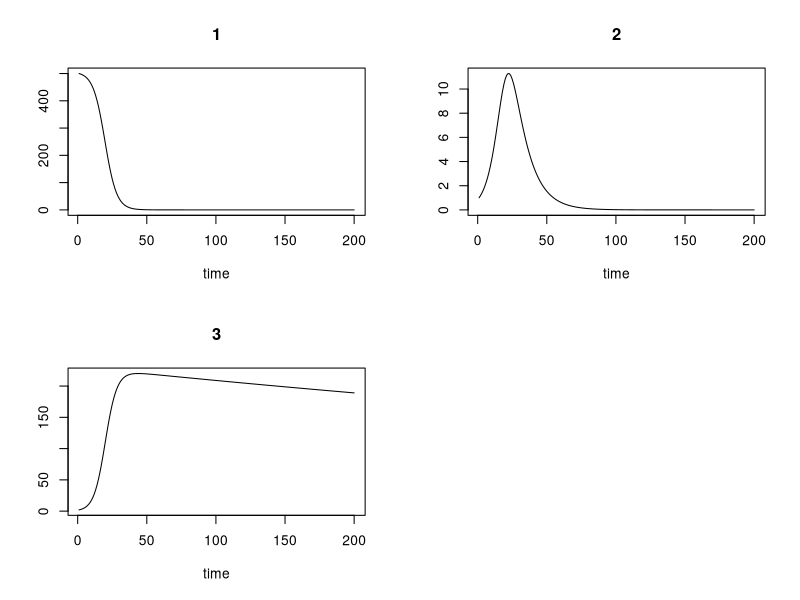
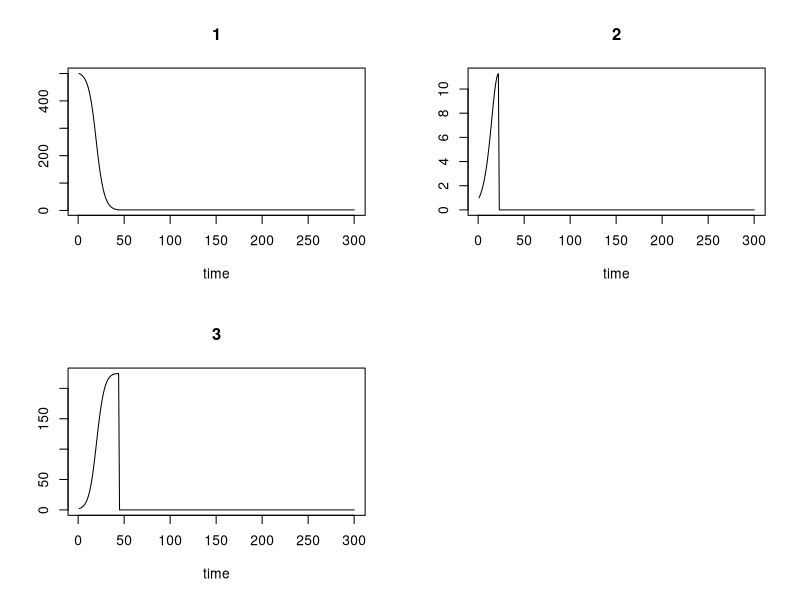
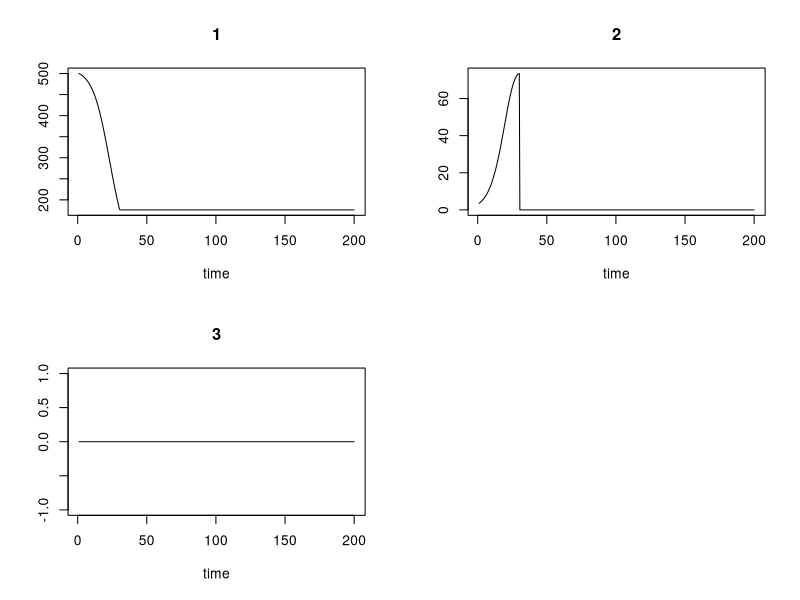
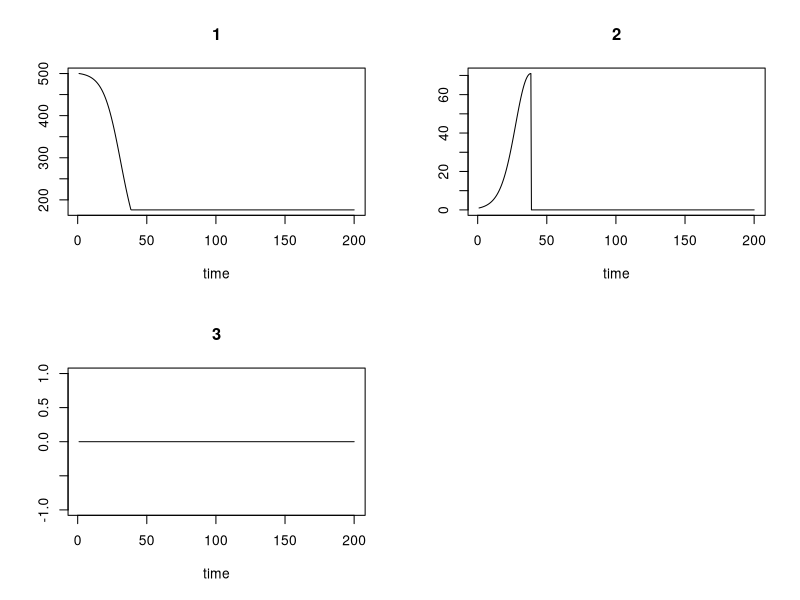
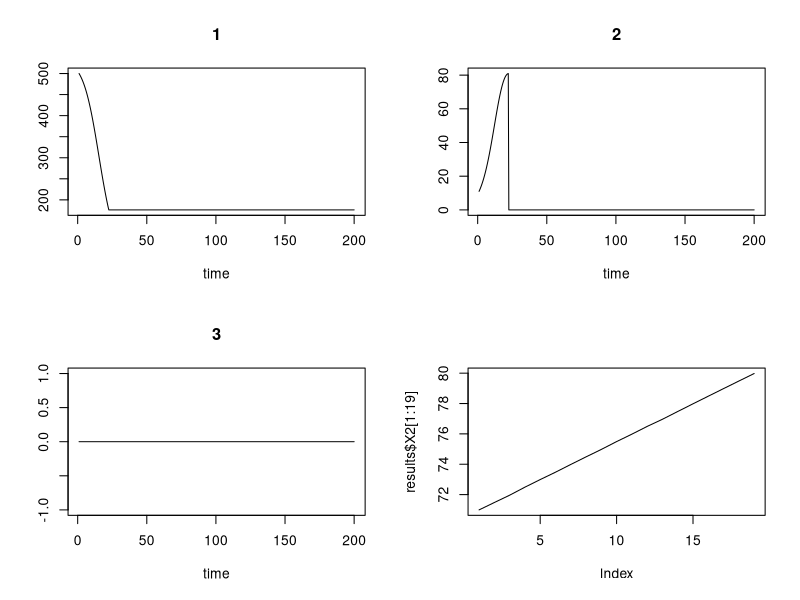
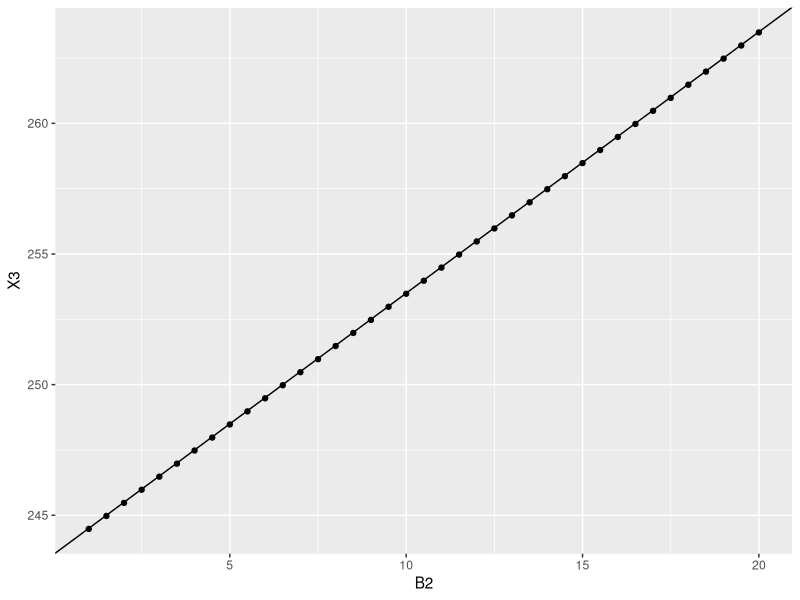
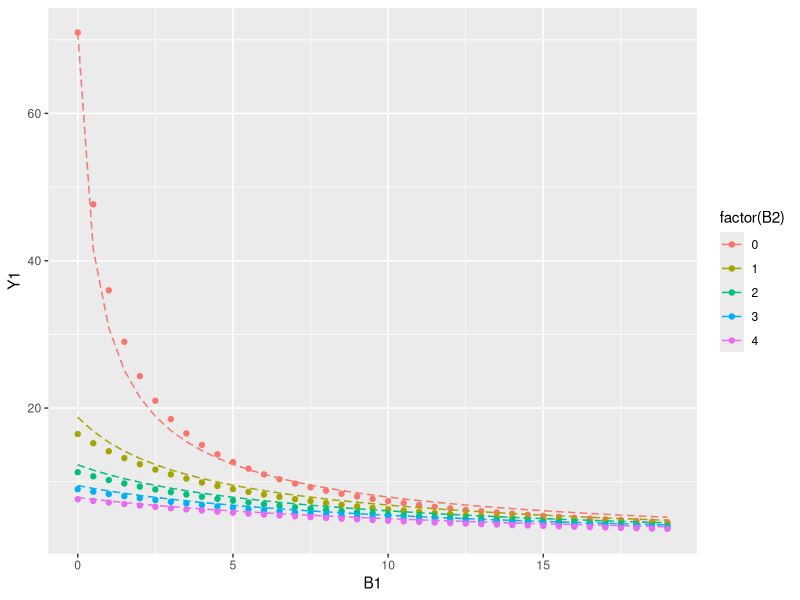
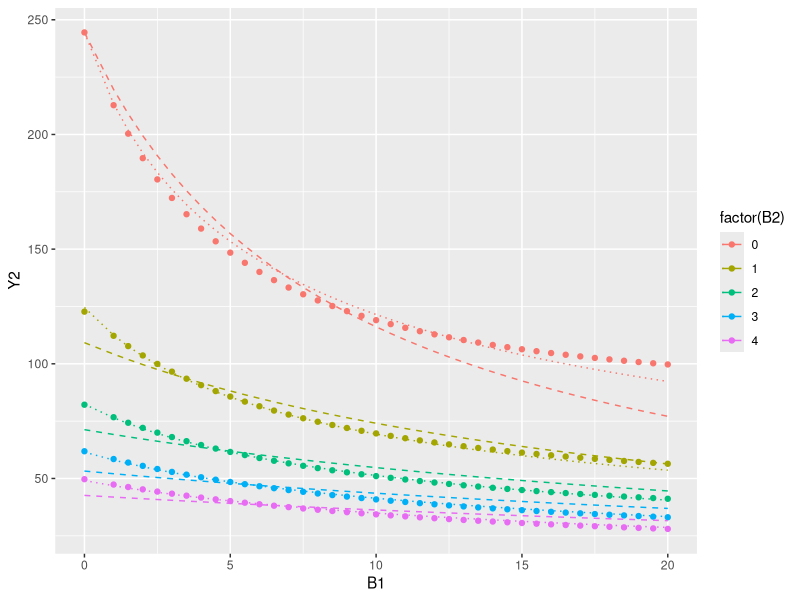

Write R code to recreate these figures, in order.
rm(list = ls())

dBdt <- function(B, R, q, u, m) { 
  B*(q*u*R - m )
}

dRdt <- function(R, B1, B2, u){ 
  
  0 - B1*u[1]*R - B2*u[2]*R  
  
}

grow <- function(t, state, parms ){ 
  
  R <- state[1]
  B1 <- state[2]
  B2 <- state[3]
  
  with(parms, { 
    dB1 <- dBdt( B1, R, q, u[1], m[1])
    dB2 <- dBdt( B2, R, q, u[2], m[2])
    dR  <- dRdt( R, B1, B2, u)
    
    
    return(list(c(dR = dR, dB1 = dB1, dB2 = dB2)))
  })
}
  
root <- function(t, state, parms) with(parms, { c(state[1]*q*u[1] - m[1], state[1]*q*u[2] - m[2]) } )

event <- function(t, state, parms) {
  with(parms, {
    B1_term <- state[1]*q*u[1] - m[1] < 1e-7 
    B2_term <- state[1]*q*u[2] - m[2] < 1e-7
    
    
    if(B1_term){ 
      state[2] <- 0 
    }
    
    if(B2_term){ 
      state[3] <- 0 
    }
  
      return(state)
  })
}

library(deSolve)

R_init <- 500
B_init <- c(1, 2)

parms <- list(u = c(0.00101, 0.001), 
               m = c(0.089, 0.001), q = 0.5)

state <- c(R_init, B_init)

out <- ode(state, times = 1:200, func = grow, parms = parms )

plot(out)

out <- ode(state, times = 1:300, func = grow, parms = parms, 
           rootfun = root, event = list(func = event, root = T))

plot( out )
out

state <- c(R_init, c(3.5,0))
out <- ode(state, times = seq(1,200, length = 500), func = grow, parms = parms, method = 'radau',
           rootfun = root, event = list(func = event, root = T))

plot( out )

B_init <- expand.grid( B1 = c(0, seq(1, 20, by = 0.5)), B2 = c(0, seq(1, 20, by = 0.5)))
B_init <- B_init[-1,]
B_init
out <- list() 

for( i in 1:nrow(B_init)){ 
  
  state[2] <- B_init[i,1]
  state[3] <- B_init[i,2]
  
  out[[i]] <- ode(state, times = seq(1,200, length = 500), func = grow, parms = parms, 
             rootfun = root, event = list(func = event, root = T), method = 'radau')
}

plot(out[[1]])
plot(out[[21]])

results <- do.call( rbind, lapply( out, function(x) apply( x, 2, max )))

results <- data.frame(B_init, results )

plot( results$X2[1:19 ], type = 'l' )

library(tidyverse)
library(stringr)

results %>% 
  filter( B1 == 0 ) %>% 
  ggplot( aes( x = B2, y = X3)) + 
  geom_point() + 
  geom_abline(aes(intercept = 243.5, slope = 1 ))


results <- 
  results %>% 
  mutate( Y1 = X2/B1, Y2 = X3/B2) %>% 
  select( - X1)


results <- 
  results %>% 
  gather( species, y, Y1, Y2)  %>% 
  mutate( B1 = ifelse( str_extract(species, '\\d+') == 1 & B1 > 0, B1 - 1, B1)) %>% 
  mutate( B2 = ifelse( str_extract(species, '\\d+') == 2 & B2 > 0, B2 - 1, B2)) 


results <- results %>% 
  filter( !is.na(y))

results <- results %>% 
  group_by( species) %>% 
  mutate( lambda = max(y))


form1 <- 'y ~ lambda/(1 + alpha.[1]*B1 + alpha.[2]*B2)^tau.'
form2 <- 'y ~ lambda/(1 + alpha.[1]*B1 + alpha.[2]*B2 + beta.*I(B1*B2))^tau.'
form3 <- 'y ~ lambda/(1 + alpha.[1]*B1 + alpha.[2]*B2 + beta.[1]*I(B1*B2) + beta.[2]*I(B2^2))^tau.'
formB <- 'y ~ lambda/(1 + B1^alpha.[1] + B2^alpha.[2])^tau.'

init_pars1 <- list( alpha. = c(1, 1), tau. = 1)
init_pars2 <- list( alpha. = c(1, 1), beta. = 0, tau. = 1)
init_pars3 <- list( alpha. = c(1, 1), beta. = c(0,0), tau. = 1)
init_parsB <- list( alpha. = c(1, 1), tau. = 1)

upper1 <- c(10, 10, 2)
lower1 <- c(0, 0, 0)
upper_HOI_1 <- c(10, 10, 3, 2)
lower_HOI_1 <- c(0, 0, 0, 0, 0)
upper_HOI_2 <- c(10, 10, 3, 3, 2)
lower_HOI_2 <- c(0, 0, 0, 0, 0, 0)

fit_1 <- nls(form1, data = results %>% filter( species == 'Y1'), start = init_pars1, algorithm = 'port', lower = lower1, upper = upper1)
fit_2 <- nls(form1, data = results %>% filter( species == 'Y2'), start = init_pars1, algorithm = 'port', lower = lower1, upper = upper1)

fit_1
fit_2

fit_1_HOI <- nls(form2, data = results %>% filter( species == 'Y1'), start = init_pars2, algorithm = 'port', lower = lower_HOI_1, upper = upper_HOI_1)
fit_2_HOI <- nls(form2, data = results %>% filter( species == 'Y2'), start = init_pars2, algorithm = 'port', lower = lower_HOI_1, upper = upper_HOI_1)

fit_1_HOI
fit_2_HOI

fit_1_HOI2 <- nls(form3, 
                  data = results %>% filter( species == 'Y1'), 
                  start = init_pars3, 
                  algorithm = 'port', 
                  lower = lower_HOI_2, 
                  upper = upper_HOI_2)

fit_2_HOI2 <- nls(form3, 
                  data = results %>% filter( species == 'Y2'), 
                  start = init_pars3, 
                  algorithm = 'port', 
                  lower = lower_HOI_2, 
                  upper = upper_HOI_2)

fit_1_B <- nls(formB, data = results %>% filter( species == 'Y1'), start = init_parsB, algorithm = 'port', lower = c(0, 0, 0), upper = c(5, 5, 2))
fit_2_B <- nls(formB, data = results %>% filter( species == 'Y2'), start = init_parsB, algorithm = 'port', lower = c(0, 0, 0), upper = c(5, 5, 2))

fit_2
fit_2_HOI
fit_2_HOI2

fit_1
fit_1_HOI
fit_1_HOI2

results <- 
  results %>% 
  mutate( pred1 = ifelse( species == 'Y1', predict( fit_1), predict( fit_2))) %>% 
  mutate( pred_HOI = ifelse( species == 'Y1', predict( fit_1_HOI), predict( fit_2_HOI2)))

p1 <- results %>% 
  group_by( species ) %>% 
  filter( B2 %in% c(0, 1, 2, 3, 4)) %>% 
  do(gg = ggplot( data = ., aes(x = B1, y = y, color = factor(B2) )) + 
       geom_point() + 
       geom_line(aes(y = pred1), linetype = 2) + 
       geom_line(aes(y = pred_HOI), linetype = 3) + 
       ylab( unique(.$species)))


p1$gg[[1]]
p1$gg[[2]]

fit_2
fit_2_HOI


p2 <- results %>% 
  group_by( species ) %>% 
  do(gg = ggplot( data = ., aes(x = B1, y = B2, z = lambda/y )) + 
       stat_contour() )


p2$gg[[1]]
p2$gg[[2]]


cond <- expand.grid(B = seq(0, 400, by = 50), R = seq(0, 400, by = 50))
parms

cond <- cond %>% 
  mutate(dBdt = dBdt(B, R, 0.5, 0.001, 0.08), 
         dRdt = dRdt(R, B1 = B, B2 = 0, u = c(0.001, 0)))


cond %>% 
  ggplot( aes( x = B, y = R)) + 
  geom_segment(aes(x = B, xend = B + dBdt, y = R, yend = R + dRdt), arrow = arrow(length = unit(3, 'pt')))
